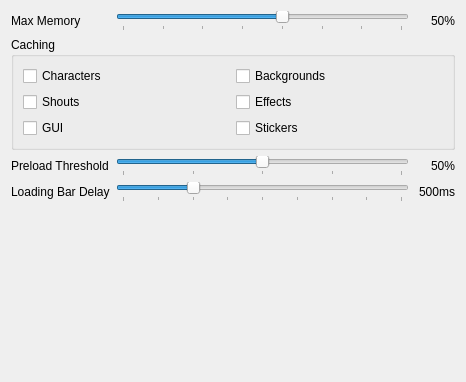
       <widget class="QWidget" name="tab_2">
        <attribute name="title">
         <string>Performance</string>
        </attribute>
        <layout class="QFormLayout" name="formLayout_9">
         <item row="0" column="0">
          <widget class="QLabel" name="label_4">
           <property name="text">
            <string>Max Memory</string>
           </property>
          </widget>
         </item>
         <item row="0" column="1">
          <layout class="QHBoxLayout" name="horizontalLayout_9">
           <item>
            <widget class="QSlider" name="system_memory_threshold">
             <property name="toolTip">
              <string>&lt;html&gt;&lt;head/&gt;&lt;body&gt;&lt;p&gt;Determines the maximum amount of system memory the client may use for caching. Before loading an animation, given that the animation would exceed the threshold provided the animation will instead preserve memory.&lt;br/&gt;&lt;br/&gt;&lt;span style=&quot; font-weight:700;&quot;&gt;Example&lt;/span&gt;&lt;br/&gt;System memory is at 50%.&lt;br/&gt;Threshold is at 51%.&lt;br/&gt;The next animation if cached would bump total usage of system memory to 55%. The threshold being exceeded means the animation system will instead attempt to preserve memory. &lt;/p&gt;&lt;/body&gt;&lt;/html&gt;</string>
             </property>
             <property name="minimum">
              <number>10</number>
             </property>
             <property name="maximum">
              <number>80</number>
             </property>
             <property name="value">
              <number>50</number>
             </property>
             <property name="orientation">
              <enum>Qt::Horizontal</enum>
             </property>
             <property name="tickPosition">
              <enum>QSlider::TicksBelow</enum>
             </property>
             <property name="tickInterval">
              <number>10</number>
             </property>
            </widget>
           </item>
           <item>
            <widget class="QLabel" name="system_memory_threshold_label">
             <property name="minimumSize">
              <size>
               <width>40</width>
               <height>0</height>
              </size>
             </property>
             <property name="baseSize">
              <size>
               <width>40</width>
               <height>0</height>
              </size>
             </property>
             <property name="text">
              <string>50%</string>
             </property>
             <property name="alignment">
              <set>Qt::AlignRight|Qt::AlignTrailing|Qt::AlignVCenter</set>
             </property>
            </widget>
           </item>
          </layout>
         </item>
         <item row="2" column="0">
          <widget class="QLabel" name="label_2">
           <property name="text">
            <string>Preload Threshold</string>
           </property>
          </widget>
         </item>
         <item row="2" column="1">
          <layout class="QHBoxLayout" name="horizontalLayout_6">
           <item>
            <widget class="QSlider" name="caching_threshold">
             <property name="toolTip">
              <string>&lt;html&gt;&lt;head/&gt;&lt;body&gt;&lt;p&gt;Determines how much preloading progress must have reached before it is deemed acceptable to start playback of animated sprites.&lt;/p&gt;&lt;/body&gt;&lt;/html&gt;</string>
             </property>
             <property name="maximum">
              <number>100</number>
             </property>
             <property name="value">
              <number>50</number>
             </property>
             <property name="orientation">
              <enum>Qt::Horizontal</enum>
             </property>
             <property name="tickPosition">
              <enum>QSlider::TicksBelow</enum>
             </property>
             <property name="tickInterval">
              <number>25</number>
             </property>
            </widget>
           </item>
           <item>
            <widget class="QLabel" name="caching_threshold_label">
             <property name="minimumSize">
              <size>
               <width>40</width>
               <height>0</height>
              </size>
             </property>
             <property name="baseSize">
              <size>
               <width>40</width>
               <height>0</height>
              </size>
             </property>
             <property name="text">
              <string>50%</string>
             </property>
             <property name="alignment">
              <set>Qt::AlignRight|Qt::AlignTrailing|Qt::AlignVCenter</set>
             </property>
            </widget>
           </item>
          </layout>
         </item>
         <item row="3" column="0">
          <widget class="QLabel" name="label_3">
           <property name="text">
            <string>Loading Bar Delay</string>
           </property>
          </widget>
         </item>
         <item row="3" column="1">
          <layout class="QHBoxLayout" name="horizontalLayout_8">
           <item>
            <widget class="QSlider" name="loading_bar_delay">
             <property name="toolTip">
              <string>&lt;html&gt;&lt;head/&gt;&lt;body&gt;&lt;p&gt;Determines the delay before the client prompts the loading bar symbol.&lt;/p&gt;&lt;/body&gt;&lt;/html&gt;</string>
             </property>
             <property name="maximum">
              <number>2000</number>
             </property>
             <property name="value">
              <number>500</number>
             </property>
             <property name="orientation">
              <enum>Qt::Horizontal</enum>
             </property>
             <property name="tickPosition">
              <enum>QSlider::TicksBelow</enum>
             </property>
             <property name="tickInterval">
              <number>250</number>
             </property>
            </widget>
           </item>
           <item>
            <widget class="QLabel" name="loading_bar_delay_label">
             <property name="minimumSize">
              <size>
               <width>40</width>
               <height>0</height>
              </size>
             </property>
             <property name="baseSize">
              <size>
               <width>40</width>
               <height>0</height>
              </size>
             </property>
             <property name="text">
              <string>500ms</string>
             </property>
             <property name="alignment">
              <set>Qt::AlignRight|Qt::AlignTrailing|Qt::AlignVCenter</set>
             </property>
            </widget>
           </item>
          </layout>
         </item>
         <item row="4" column="0" colspan="2">
          <spacer name="verticalSpacer_6">
           <property name="orientation">
            <enum>Qt::Vertical</enum>
           </property>
           <property name="sizeHint" stdset="0">
            <size>
             <width>444</width>
             <height>163</height>
            </size>
           </property>
          </spacer>
         </item>
         <item row="1" column="0" colspan="2">
          <widget class="QGroupBox" name="groupBox_8">
           <property name="title">
            <string>Caching</string>
           </property>
           <layout class="QGridLayout" name="gridLayout_5">
            <item row="0" column="0">
             <widget class="QCheckBox" name="cache_characters">
              <property name="text">
               <string>Characters</string>
              </property>
             </widget>
            </item>
            <item row="0" column="1">
             <widget class="QCheckBox" name="cache_backgrounds">
              <property name="text">
               <string>Backgrounds</string>
              </property>
             </widget>
            </item>
            <item row="1" column="0">
             <widget class="QCheckBox" name="cache_shouts">
              <property name="text">
               <string>Shouts</string>
              </property>
             </widget>
            </item>
            <item row="1" column="1">
             <widget class="QCheckBox" name="cache_effects">
              <property name="text">
               <string>Effects</string>
              </property>
             </widget>
            </item>
            <item row="2" column="0">
             <widget class="QCheckBox" name="cache_gui">
              <property name="toolTip">
               <string>Graphical User Interface</string>
              </property>
              <property name="text">
               <string>GUI</string>
              </property>
             </widget>
            </item>
            <item row="2" column="1">
             <widget class="QCheckBox" name="cache_stickers">
              <property name="text">
               <string>Stickers</string>
              </property>
             </widget>
            </item>
           </layout>
          </widget>
         </item>
        </layout>
       </widget>
